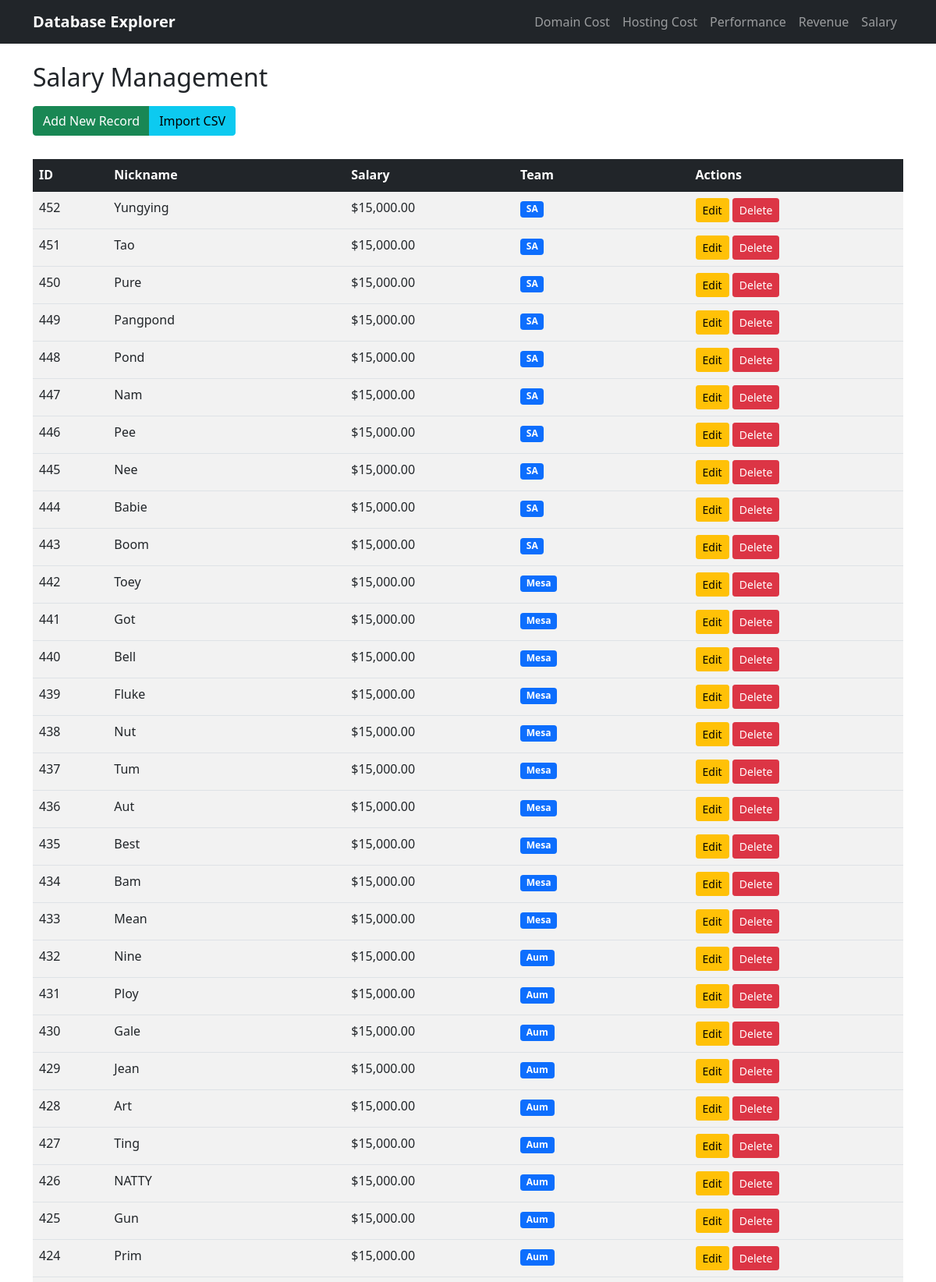
/salary (upper part), run on the app's committed database.
### tables this page shows
CREATE TABLE salary (
            id INTEGER PRIMARY KEY AUTOINCREMENT,
            nickname TEXT,
            salary REAL,
            team TEXT
        );

### app.py (the view)
@app.route('/salary')
def salary():
    conn = get_db_connection()
    data = conn.execute('SELECT * FROM salary ORDER BY id DESC LIMIT 100').fetchall()
    conn.close()
    return render_template('salary.html', data=data)

### app.py (called while the page is built)
def get_db_connection():
    conn = sqlite3.connect(DATABASE)
    conn.row_factory = sqlite3.Row
    return conn

### templates/salary.html (shortened to what this page needs)
{% extends "base.html" %}
{% block content %}
<h2>Salary Management</h2>
<div class="btn-group" role="group">
    <button type="button" class="btn btn-success" data-bs-toggle="modal" data-bs-target="#addModal">Add New Record</button>
    <button type="button" class="btn btn-info" data-bs-toggle="modal" data-bs-target="#importModal">Import CSV</button>
</div>
<div class="table-responsive table-container">
    <table class="table table-striped table-hover">
        <thead class="table-dark">
            <tr>
                <th>ID</th>
                <th>Nickname</th>
                <th>Salary</th>
                <th>Team</th>
                <th>Actions</th>
            </tr>
        </thead>
        <tbody>
            {% for row in data %}
            <tr id="view-{{ row.id }}">
                <td>{{ row.id }}</td>
                <td>{{ row.nickname }}</td>
                <td>${{ "{:,.2f}".format(row.salary) }}</td>
                <td><span class="badge bg-primary">{{ row.team }}</span></td>
                <td>
                    <button class="btn btn-sm btn-warning" onclick="toggleEdit({{ row.id }})">Edit</button>
                    <button class="btn btn-sm btn-danger" onclick="confirmDelete('{{ url_for('delete_record', table_name='salary', record_id=row.id) }}')">Delete</button>
                </td>
            </tr>
            {% endfor %}
        </tbody>
    </table>
</div>
                {% set team_totals = {} %}
{% endblock %}

### templates/base.html (style rules this page uses)
.table-container { margin-top: 20px; }
.btn-group { margin: 10px 0; }

### data on the page
salary: id "452", nickname "Yungying", salary "15,000.00", team "SA"
salary: id "451", nickname "Tao", salary "15,000.00", team "SA"
salary: id "450", nickname "Pure", salary "15,000.00", team "SA"
salary: id "449", nickname "Pangpond", salary "15,000.00", team "SA"
salary: id "448", nickname "Pond", salary "15,000.00", team "SA"
salary: id "447", nickname "Nam", salary "15,000.00", team "SA"
salary: id "446", nickname "Pee", salary "15,000.00", team "SA"
salary: id "445", nickname "Nee", salary "15,000.00", team "SA"
salary: id "444", nickname "Babie", salary "15,000.00", team "SA"
salary: id "443", nickname "Boom", salary "15,000.00", team "SA"
salary: id "442", nickname "Toey", salary "15,000.00", team "Mesa"
salary: id "441", nickname "Got", salary "15,000.00", team "Mesa"
salary: id "440", nickname "Bell", salary "15,000.00", team "Mesa"
salary: id "439", nickname "Fluke", salary "15,000.00", team "Mesa"
salary: id "438", nickname "Nut", salary "15,000.00", team "Mesa"
salary: id "437", nickname "Tum", salary "15,000.00", team "Mesa"
salary: id "436", nickname "Aut", salary "15,000.00", team "Mesa"
salary: id "435", nickname "Best", salary "15,000.00", team "Mesa"
salary: id "434", nickname "Bam", salary "15,000.00", team "Mesa"
salary: id "433", nickname "Mean", salary "15,000.00", team "Mesa"
salary: id "432", nickname "Nine", salary "15,000.00", team "Aum"
salary: id "431", nickname "Ploy", salary "15,000.00", team "Aum"
salary: id "430", nickname "Gale", salary "15,000.00", team "Aum"
salary: id "429", nickname "Jean", salary "15,000.00", team "Aum"
salary: id "428", nickname "Art", salary "15,000.00", team "Aum"
salary: id "427", nickname "Ting", salary "15,000.00", team "Aum"
salary: id "426", nickname "NATTY", salary "15,000.00", team "Aum"
salary: id "425", nickname "Gun", salary "15,000.00", team "Aum"
salary: id "424", nickname "Prim", salary "15,000.00", team "Aum"
